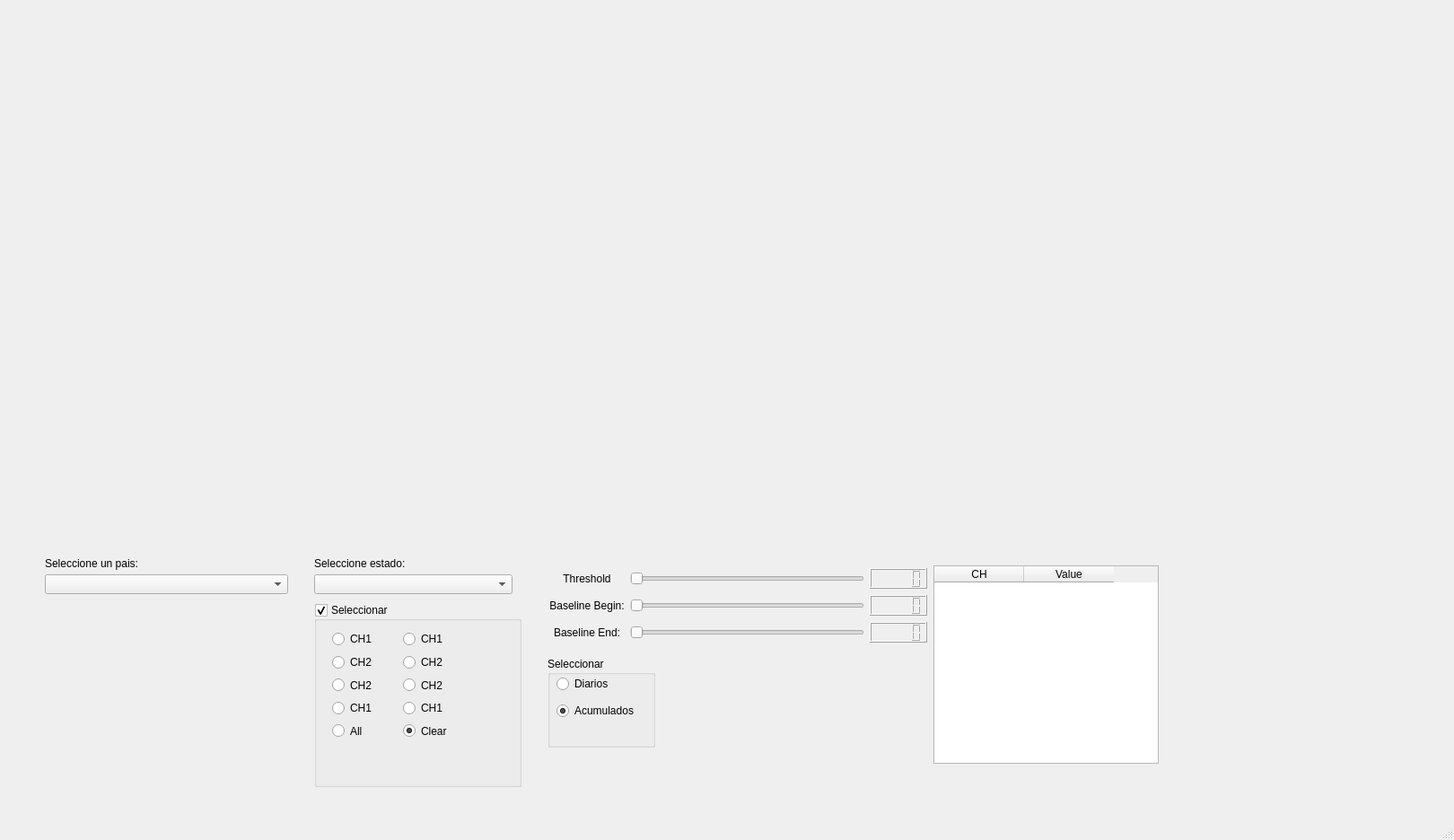
<?xml version="1.0" encoding="UTF-8"?>
<ui version="4.0">
 <class>MainWindow</class>
 <widget class="QMainWindow" name="MainWindow">
  <property name="geometry">
   <rect>
    <x>0</x>
    <y>0</y>
    <width>1620</width>
    <height>936</height>
   </rect>
  </property>
  <property name="windowTitle">
   <string>MainWindow</string>
  </property>
  <widget class="QWidget" name="centralwidget">
   <widget class="MplWidget" name="MplWidget" native="true">
    <property name="geometry">
     <rect>
      <x>60</x>
      <y>40</y>
      <width>1531</width>
      <height>571</height>
     </rect>
    </property>
   </widget>
   <widget class="QComboBox" name="comboBoxCountry">
    <property name="geometry">
     <rect>
      <x>50</x>
      <y>640</y>
      <width>271</width>
      <height>22</height>
     </rect>
    </property>
   </widget>
   <widget class="QLabel" name="label">
    <property name="geometry">
     <rect>
      <x>50</x>
      <y>620</y>
      <width>171</width>
      <height>16</height>
     </rect>
    </property>
    <property name="text">
     <string>Seleccione un pais:</string>
    </property>
   </widget>
   <widget class="QGroupBox" name="groupBox">
    <property name="geometry">
     <rect>
      <x>350</x>
      <y>672</y>
      <width>231</width>
      <height>205</height>
     </rect>
    </property>
    <property name="title">
     <string>Seleccionar</string>
    </property>
    <property name="checkable">
     <bool>true</bool>
    </property>
    <widget class="QWidget" name="">
     <property name="geometry">
      <rect>
       <x>20</x>
       <y>30</y>
       <width>151</width>
       <height>122</height>
      </rect>
     </property>
     <layout class="QGridLayout" name="gridLayout">
      <item row="2" column="0">
       <widget class="QRadioButton" name="radioButtonMuertes_2">
        <property name="text">
         <string>CH2</string>
        </property>
        <property name="checkable">
         <bool>true</bool>
        </property>
        <property name="checked">
         <bool>false</bool>
        </property>
       </widget>
      </item>
      <item row="4" column="0">
       <widget class="QRadioButton" name="radioButtonAmbos">
        <property name="text">
         <string>All</string>
        </property>
        <property name="checkable">
         <bool>true</bool>
        </property>
        <property name="checked">
         <bool>true</bool>
        </property>
       </widget>
      </item>
      <item row="0" column="0">
       <widget class="QRadioButton" name="radioButtonCasos">
        <property name="text">
         <string>CH1</string>
        </property>
        <property name="checkable">
         <bool>true</bool>
        </property>
        <property name="checked">
         <bool>false</bool>
        </property>
       </widget>
      </item>
      <item row="1" column="0">
       <widget class="QRadioButton" name="radioButtonMuertes">
        <property name="text">
         <string>CH2</string>
        </property>
        <property name="checkable">
         <bool>true</bool>
        </property>
        <property name="checked">
         <bool>false</bool>
        </property>
       </widget>
      </item>
      <item row="3" column="0">
       <widget class="QRadioButton" name="radioButtonCasos_2">
        <property name="text">
         <string>CH1</string>
        </property>
        <property name="checkable">
         <bool>true</bool>
        </property>
        <property name="checked">
         <bool>false</bool>
        </property>
       </widget>
      </item>
      <item row="0" column="1">
       <widget class="QRadioButton" name="radioButtonCasos_3">
        <property name="text">
         <string>CH1</string>
        </property>
        <property name="checkable">
         <bool>true</bool>
        </property>
        <property name="checked">
         <bool>false</bool>
        </property>
       </widget>
      </item>
      <item row="1" column="1">
       <widget class="QRadioButton" name="radioButtonMuertes_3">
        <property name="text">
         <string>CH2</string>
        </property>
        <property name="checkable">
         <bool>true</bool>
        </property>
        <property name="checked">
         <bool>false</bool>
        </property>
       </widget>
      </item>
      <item row="2" column="1">
       <widget class="QRadioButton" name="radioButtonMuertes_4">
        <property name="text">
         <string>CH2</string>
        </property>
        <property name="checkable">
         <bool>true</bool>
        </property>
        <property name="checked">
         <bool>false</bool>
        </property>
       </widget>
      </item>
      <item row="3" column="1">
       <widget class="QRadioButton" name="radioButtonCasos_4">
        <property name="text">
         <string>CH1</string>
        </property>
        <property name="checkable">
         <bool>true</bool>
        </property>
        <property name="checked">
         <bool>false</bool>
        </property>
       </widget>
      </item>
      <item row="4" column="1">
       <widget class="QRadioButton" name="radioButtonAmbos_2">
        <property name="text">
         <string>Clear</string>
        </property>
        <property name="checkable">
         <bool>true</bool>
        </property>
        <property name="checked">
         <bool>true</bool>
        </property>
       </widget>
      </item>
     </layout>
    </widget>
   </widget>
   <widget class="QComboBox" name="comboBoxEstado">
    <property name="geometry">
     <rect>
      <x>350</x>
      <y>640</y>
      <width>221</width>
      <height>22</height>
     </rect>
    </property>
   </widget>
   <widget class="QLabel" name="label_2">
    <property name="geometry">
     <rect>
      <x>350</x>
      <y>620</y>
      <width>171</width>
      <height>16</height>
     </rect>
    </property>
    <property name="text">
     <string>Seleccione estado:</string>
    </property>
   </widget>
   <widget class="QGroupBox" name="groupBox_2">
    <property name="geometry">
     <rect>
      <x>610</x>
      <y>732</y>
      <width>120</width>
      <height>101</height>
     </rect>
    </property>
    <property name="title">
     <string>Seleccionar</string>
    </property>
    <widget class="QRadioButton" name="radioButtonDiarios">
     <property name="geometry">
      <rect>
       <x>10</x>
       <y>20</y>
       <width>95</width>
       <height>20</height>
      </rect>
     </property>
     <property name="text">
      <string>Diarios</string>
     </property>
    </widget>
    <widget class="QRadioButton" name="radioButton_2">
     <property name="geometry">
      <rect>
       <x>10</x>
       <y>50</y>
       <width>95</width>
       <height>20</height>
      </rect>
     </property>
     <property name="text">
      <string>Acumulados</string>
     </property>
     <property name="checked">
      <bool>true</bool>
     </property>
    </widget>
   </widget>
   <widget class="QTableWidget" name="tableWidgetCovid">
    <property name="geometry">
     <rect>
      <x>1040</x>
      <y>630</y>
      <width>251</width>
      <height>221</height>
     </rect>
    </property>
    <column>
     <property name="text">
      <string>CH</string>
     </property>
    </column>
    <column>
     <property name="text">
      <string>Value</string>
     </property>
    </column>
   </widget>
   <widget class="QWidget" name="">
    <property name="geometry">
     <rect>
      <x>612</x>
      <y>632</y>
      <width>421</width>
      <height>85</height>
     </rect>
    </property>
    <layout class="QGridLayout" name="gridLayout_2">
     <item row="0" column="0">
      <widget class="QLabel" name="label_3">
       <property name="text">
        <string>Threshold</string>
       </property>
       <property name="alignment">
        <set>Qt::AlignCenter</set>
       </property>
      </widget>
     </item>
     <item row="0" column="1">
      <widget class="QSlider" name="sliderPromedio">
       <property name="minimum">
        <number>0</number>
       </property>
       <property name="maximum">
        <number>15</number>
       </property>
       <property name="orientation">
        <enum>Qt::Horizontal</enum>
       </property>
      </widget>
     </item>
     <item row="0" column="2">
      <widget class="QLCDNumber" name="lcdNumberSlider"/>
     </item>
     <item row="1" column="0">
      <widget class="QLabel" name="label_4">
       <property name="text">
        <string>Baseline Begin:</string>
       </property>
       <property name="alignment">
        <set>Qt::AlignCenter</set>
       </property>
      </widget>
     </item>
     <item row="1" column="1">
      <widget class="QSlider" name="sliderPromedio_2">
       <property name="minimum">
        <number>0</number>
       </property>
       <property name="maximum">
        <number>15</number>
       </property>
       <property name="orientation">
        <enum>Qt::Horizontal</enum>
       </property>
      </widget>
     </item>
     <item row="1" column="2">
      <widget class="QLCDNumber" name="lcdNumberSlider_2"/>
     </item>
     <item row="2" column="0">
      <widget class="QLabel" name="label_5">
       <property name="text">
        <string>Baseline End:</string>
       </property>
       <property name="alignment">
        <set>Qt::AlignCenter</set>
       </property>
      </widget>
     </item>
     <item row="2" column="1">
      <widget class="QSlider" name="sliderPromedio_3">
       <property name="minimum">
        <number>0</number>
       </property>
       <property name="maximum">
        <number>15</number>
       </property>
       <property name="orientation">
        <enum>Qt::Horizontal</enum>
       </property>
      </widget>
     </item>
     <item row="2" column="2">
      <widget class="QLCDNumber" name="lcdNumberSlider_3"/>
     </item>
    </layout>
   </widget>
  </widget>
  <widget class="QMenuBar" name="menubar">
   <property name="geometry">
    <rect>
     <x>0</x>
     <y>0</y>
     <width>1620</width>
     <height>25</height>
    </rect>
   </property>
  </widget>
  <widget class="QStatusBar" name="statusbar"/>
 </widget>
 <customwidgets>
  <customwidget>
   <class>MplWidget</class>
   <extends>QWidget</extends>
   <header>mplwidget.h</header>
   <container>1</container>
  </customwidget>
 </customwidgets>
 <resources/>
 <connections/>
</ui>
